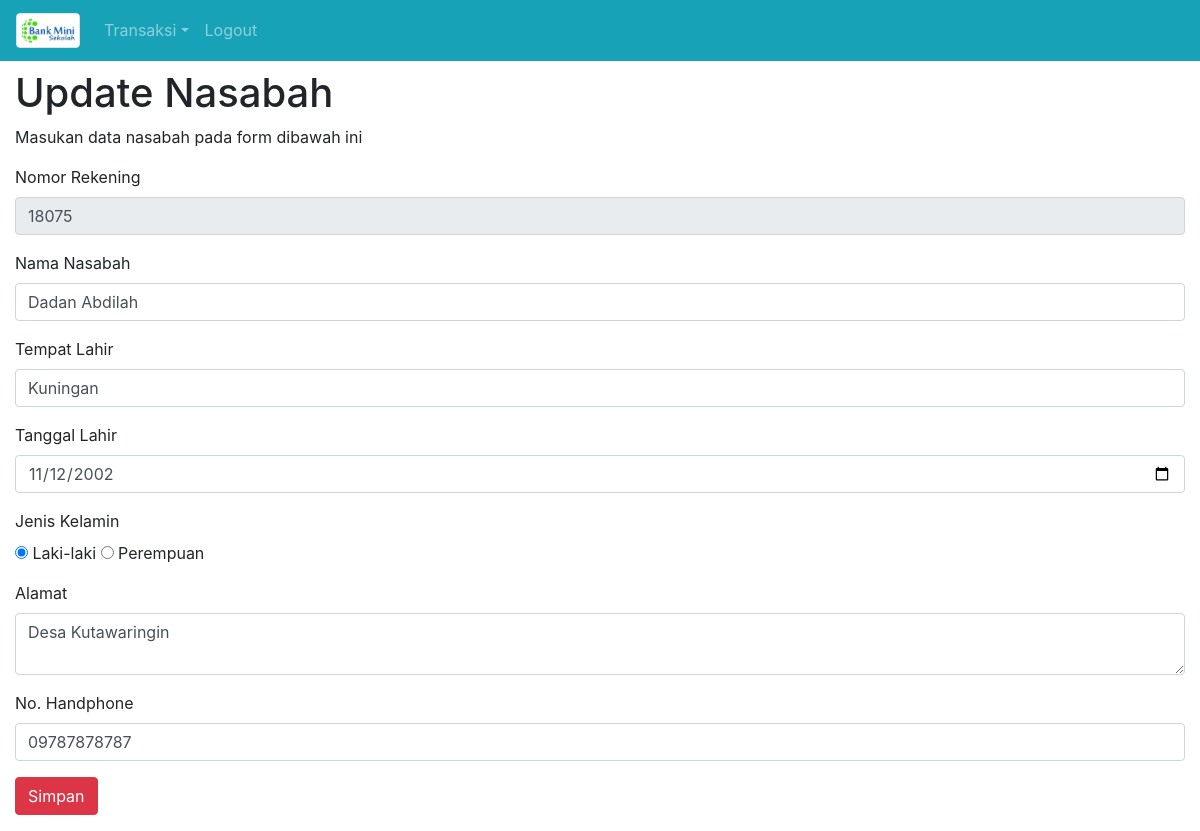
Page /index.php?modul=NasabahEdit&NoRekening=18075 (signed in) on the committed database.
### tables this page shows
CREATE TABLE `dataNasabah` (
  `NoRekening` char(5) NOT NULL,
  `NamaNasabah` varchar(150) NOT NULL,
  `JenisKelamin` enum('L','P') NOT NULL,
  `TempatLahir` varchar(150) NOT NULL,
  `TanggalLahir` date NOT NULL,
  `NoHandphone` varchar(20) NOT NULL,
  `AlamatNasabah` mediumtext NOT NULL,
  `tglDaftar` datetime NOT NULL DEFAULT CURRENT_TIMESTAMP
);

### NasabahEdit.php (the view)
<?php
$NomorRekening=$_GET['NoRekening'];
$sqlNasabah=mysqli_query($koneksi,"SELECT * FROM dataNasabah WHERE NoRekening='$NomorRekening'");
$dataNasabah=mysqli_fetch_array($sqlNasabah,MYSQLI_ASSOC);
if($dataNasabah['JenisKelamin']=='L') {$laki='checked'; $perempuan=null;}
else {$perempuan='checked' ; $laki=null;}
?>
<h1>Update Nasabah</h1>
<p>Masukan data nasabah pada form dibawah ini</p>
<form method="POST" action="index.php?modul=NasabahUpdate">
	<div class="form-group">
		<label>Nomor Rekening</label>
		<input type="text" class="form-control" value="<?php echo $dataNasabah['NoRekening'];?>" name="TxtNoRekening" readonly/>
	</div>
	<div class="form-group">
		<label>	Nama Nasabah</label>
		<input type="text" class="form-control" value="<?php echo $dataNasabah['NamaNasabah'];?>"  name="TxtNamaNasabah" autocomplete="off" required/>
	</div>
	<div class="form-group">
		<label>Tempat Lahir	</label>
		<input type="text" class="form-control" value="<?php echo $dataNasabah['TempatLahir'];?>"  name="TxtTempatLahir" autocomplete="off" required/>
	</div>
	<div class="form-group">
		<label>	Tanggal Lahir</label>
		<input type="date" class="form-control" value="<?php echo $dataNasabah['TanggalLahir'];?>"  name="TxtTanggalLahir"  autocomplete="off" required/>
	</div>
	<div class="form-group">
		<label>Jenis Kelamin</label>
		<div>
			<input type="radio" value="L" <?php echo $laki;?> name="TxtJenisKelamin"> Laki-laki
			<input type="radio" value="P" <?php echo $perempuan;?> name="TxtJenisKelamin"> Perempuan
		</div>
	</div>
	<div class="form-group">
		<label>Alamat</label>
		<textarea class="form-control" name="TxtAlamat"><?php echo $dataNasabah['AlamatNasabah'];?></textarea>
	</div>
	<div class="form-group">
		<label>	No. Handphone</label>
		<input type="text" class="form-control" value="<?php echo $dataNasabah['NoHandphone'];?>" name="TxtNoHandphone"  autocomplete="off" required/>
	</div>
	<div class="form-group">
			<button type="submit" class="btn btn-danger">Simpan</button>
	</div>
</form>

### rows in the picture
datanasabah: TxtNoRekening "18075", TxtNamaNasabah "Dadan Abdilah", TxtTempatLahir "Kuningan", TxtTanggalLahir "11/12/2002", TxtAlamat "Desa Kutawaringin", TxtNoHandphone "09787878787"
